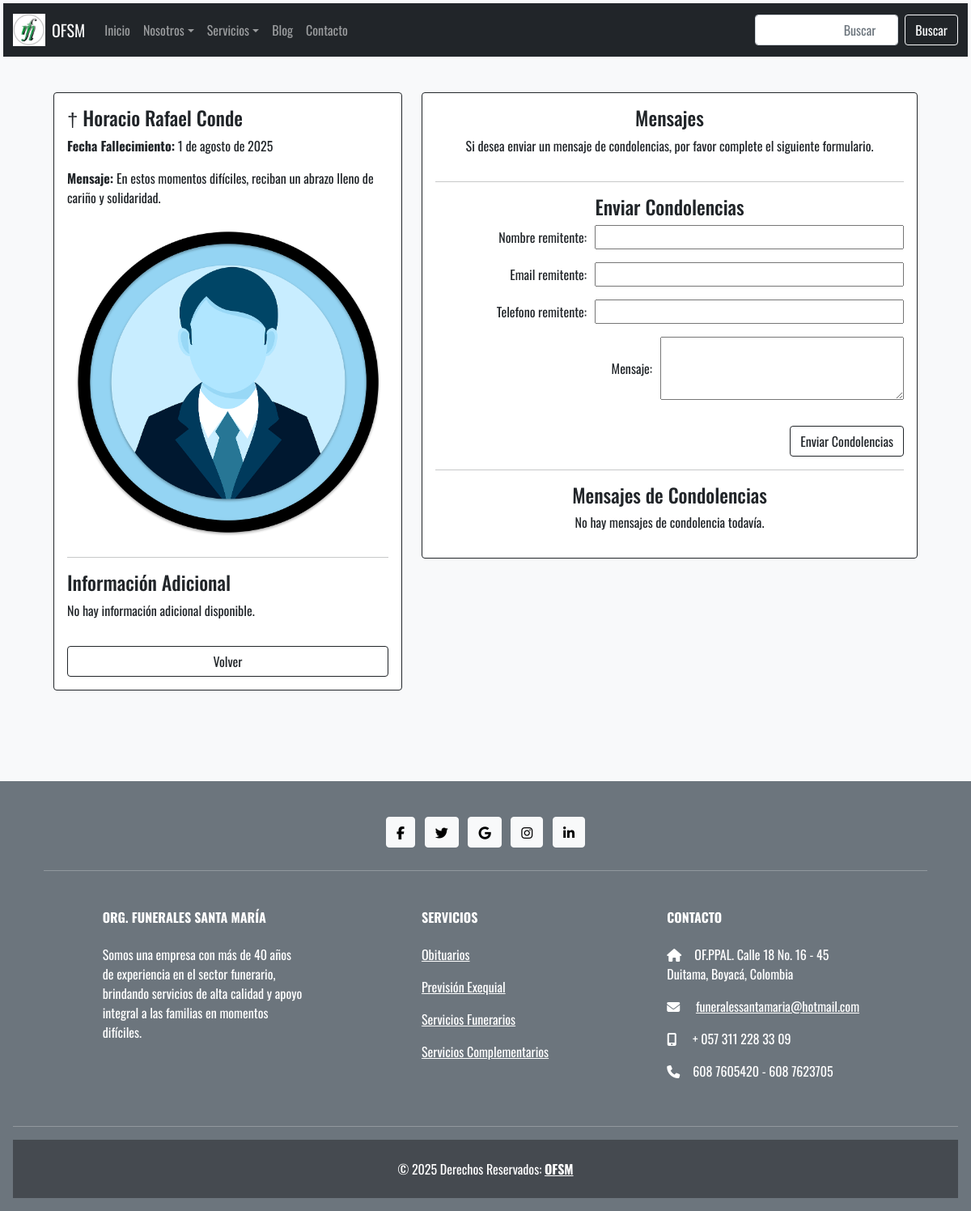
The app's page /detalle/3/ with its own data.
### app_gestion/models.py (models this page shows, shortened)
class Obituario(models.Model):
    nombre = models.CharField(max_length=100)
    fecha_fallecimiento = models.DateField()
    mensaje = models.TextField()
    imagen = models.ImageField(upload_to='obituarios/', null=True, blank=True)

### app_gestion/views.py (the view)
# urls.py: path('detalle/<int:id>/', views.ver_obituario, name='ver_obituario'),
def ver_obituario(request, id):
    obituario = Obituario.objects.get(pk=id)
    try:
        detalle = obituario.detalleobituario
    except DetalleObituario.DoesNotExist:
        detalle = None
    if request.method == 'POST':
        condolencia_form = CondolenciaForm(request.POST)
        if condolencia_form.is_valid():
            nueva_condolencia = condolencia_form.save(commit=False)
            nueva_condolencia.obituario = obituario
            nueva_condolencia.save()
            return redirect('ver_obituario', id=obituario.id)
    else:
        condolencia_form = CondolenciaForm()
    condolencias = obituario.condolencias.all().order_by('-fecha_envio')
    return render(request, 'obituarios/infAdicional.html', {
        'obituario': obituario,
        'detalle': detalle,
        'condolencia_form': condolencia_form,
        'condolencias': condolencias
    })

### app_gestion/forms.py
class CondolenciaForm(forms.ModelForm):
    class Meta:
        model = Condolencia
        fields = ['nombre_remitente','email_remitente','telefono_remitente','mensaje']
        widgets = {
            'mensaje': forms.Textarea(attrs={'rows': 3}),
        }

### app_gestion/templates/obituarios/infAdicional.html (shortened to what this page needs)
{% extends "base.html" %}
{% block content %}
<div class="container mt-4">
    <div class="row mb-3 mt-3">
        <div class="col col-md-5 mb-5">
            <div class="card border-dark">
                <div class="card-body d-flex flex-column">
                    <h4> &#8224; {{ obituario.nombre }}</h4>
                    <p><strong>Fecha Fallecimiento:</strong> {{ obituario.fecha_fallecimiento }}</p>
                    <p><strong>Mensaje:</strong> {{ obituario.mensaje }}</p>
                    {% if obituario.imagen %}
                        <img src="{{ obituario.imagen.url }}" class="card-img-top" style="height: 400px; object-fit: cover; width: 100%;">
                    {% endif %}
                    <hr>
                    <h4>Información Adicional</h4>
                    {% if detalle %}
                        <p><strong>Lugar de exequias:</strong> {{ detalle.lugar_exequias }}</p>
                        <p><strong>Fecha de exequias:</strong> {{ detalle.fecha_exequias }}</p>
                        <p><strong>Lugar Velatorio:</strong> {{ detalle.lugar_velatorio }}</p>
                        <p><strong>Destino Final:</strong> {{ detalle.destino_final }}</p>
                        <p><strong>Invitaciones:</strong> {{ detalle.invitaciones }}</p>
                    {% else %}
                        <p>No hay información adicional disponible.</p>
                    {% endif %}
                    <a href="{% url 'listar_obituarios' %}" class="btn btn-outline-dark mt-3">Volver</a>
                </div>
            </div>
        </div>
        <div class="col col-md-7 mb-7">
            <div class="card border-dark">
                <div class="card-body d-flex flex-column text-center">
                    <h4>Mensajes</h4>
                    <p>Si desea enviar un mensaje de condolencias, por favor complete el siguiente formulario.</p>
                    <hr>
                    <h4>Enviar Condolencias</h4>
                    <form method="POST">
                        {{ condolencia_form.as_p }}
                        <div class="text-end">
                            <button type="submit" class="btn btn-outline-dark mt-3">Enviar Condolencias</button>
                        </div>
                    </form>
                    <hr>
                    <h4>Mensajes de Condolencias</h4>
                    {% for c in condolencias %}
                        <div class="border p-2 mb-2">
                            <strong>{{ c.nombre_remitente }}</strong> <small class="text-muted">({{ c.fecha_envio|date:"d/m/Y H:i"}})</small>
                            <p>{{ c.mensaje }}</p>
                        </div>
                    {% empty %}
                        <p>No hay mensajes de condolencia todavía.</p>
                    {% endfor %}
                </div>
            </div>
        </div>
    </div>
</div>
{% endblock %}

### app_gestion/templates/base.html (style rules this page uses)
body { font-family: "Oswald", sans-serif; background-color: #f8f9fa; color: #212529; font-optical-sizing: auto; font-weight: <weight>; font-style: normal; }

### app_gestion/templates/obituarios/infAdicional.html (style rules this page uses)
form p { display: flex; justify-content: space-between; align-items: center; }
form label { flex: 1; margin-right: 10px; text-align: right; }
form input { flex: 2; text-align: right; }

### records on screen
Obituario: nombre "Horacio Rafael Conde", fecha_fallecimiento "1 de agosto de 2025", mensaje "En estos momentos difíciles, reciban un abrazo lleno de cariño y solidaridad.", imagen (picture)
